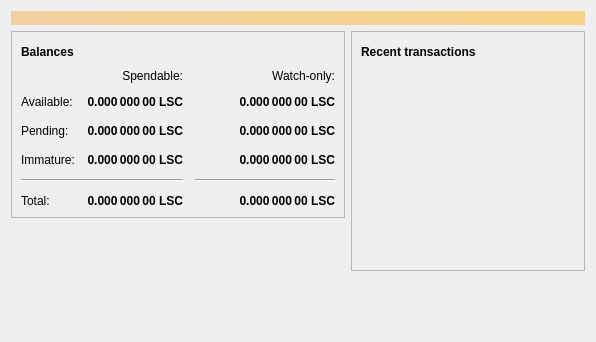
<?xml version="1.0" encoding="UTF-8"?>
<ui version="4.0">
 <class>OverviewPage</class>
 <widget class="QWidget" name="OverviewPage">
  <property name="geometry">
   <rect>
    <x>0</x>
    <y>0</y>
    <width>596</width>
    <height>342</height>
   </rect>
  </property>
  <property name="windowTitle">
   <string>Form</string>
  </property>
  <layout class="QVBoxLayout" name="topLayout">
   <item>
    <widget class="QLabel" name="labelAlerts">
     <property name="visible">
      <bool>false</bool>
     </property>
     <property name="styleSheet">
      <string notr="true">QLabel { background-color: qlineargradient(x1: 0, y1: 0, x2: 1, y2: 0, stop:0 #F0D0A0, stop:1 #F8D488); color:#000000; }</string>
     </property>
     <property name="wordWrap">
      <bool>true</bool>
     </property>
     <property name="margin">
      <number>3</number>
     </property>
     <property name="textInteractionFlags">
      <set>Qt::TextSelectableByMouse</set>
     </property>
    </widget>
   </item>
   <item>
    <layout class="QHBoxLayout" name="horizontalLayout" stretch="1,1">
     <item>
      <layout class="QVBoxLayout" name="verticalLayout_2">
       <item>
        <widget class="QFrame" name="frame">
         <property name="frameShape">
          <enum>QFrame::StyledPanel</enum>
         </property>
         <property name="frameShadow">
          <enum>QFrame::Raised</enum>
         </property>
         <layout class="QVBoxLayout" name="verticalLayout_4">
          <item>
           <layout class="QHBoxLayout" name="horizontalLayout_4">
            <item>
             <widget class="QLabel" name="label_5">
              <property name="font">
               <font>
                <weight>75</weight>
                <bold>true</bold>
               </font>
              </property>
              <property name="text">
               <string>Balances</string>
              </property>
             </widget>
            </item>
            <item>
             <widget class="QPushButton" name="labelWalletStatus">
              <property name="enabled">
               <bool>true</bool>
              </property>
              <property name="maximumSize">
               <size>
                <width>30</width>
                <height>16777215</height>
               </size>
              </property>
              <property name="toolTip">
               <string>The displayed information may be out of date. Your wallet automatically synchronizes with the Lissomcoin network after a connection is established, but this process has not completed yet.</string>
              </property>
              <property name="text">
               <string/>
              </property>
              <property name="icon">
               <iconset resource="../bitcoin.qrc">
                <normaloff>:/icons/warning</normaloff>
                <disabledoff>:/icons/warning</disabledoff>:/icons/warning</iconset>
              </property>
              <property name="iconSize">
               <size>
                <width>24</width>
                <height>24</height>
               </size>
              </property>
              <property name="flat">
               <bool>true</bool>
              </property>
             </widget>
            </item>
            <item>
             <spacer name="horizontalSpacer_3">
              <property name="orientation">
               <enum>Qt::Horizontal</enum>
              </property>
              <property name="sizeHint" stdset="0">
               <size>
                <width>40</width>
                <height>20</height>
               </size>
              </property>
             </spacer>
            </item>
           </layout>
          </item>
          <item>
           <layout class="QGridLayout" name="gridLayout">
            <property name="spacing">
             <number>12</number>
            </property>
            <item row="2" column="2">
             <widget class="QLabel" name="labelWatchPending">
              <property name="font">
               <font>
                <weight>75</weight>
                <bold>true</bold>
               </font>
              </property>
              <property name="cursor">
               <cursorShape>IBeamCursor</cursorShape>
              </property>
              <property name="toolTip">
               <string>Unconfirmed transactions to watch-only addresses</string>
              </property>
              <property name="text">
               <string notr="true">0.000 000 00 LSC</string>
              </property>
              <property name="alignment">
               <set>Qt::AlignRight|Qt::AlignTrailing|Qt::AlignVCenter</set>
              </property>
              <property name="textInteractionFlags">
               <set>Qt::LinksAccessibleByMouse|Qt::TextSelectableByKeyboard|Qt::TextSelectableByMouse</set>
              </property>
             </widget>
            </item>
            <item row="2" column="1">
             <widget class="QLabel" name="labelUnconfirmed">
              <property name="font">
               <font>
                <weight>75</weight>
                <bold>true</bold>
               </font>
              </property>
              <property name="cursor">
               <cursorShape>IBeamCursor</cursorShape>
              </property>
              <property name="toolTip">
               <string>Total of transactions that have yet to be confirmed, and do not yet count toward the spendable balance</string>
              </property>
              <property name="text">
               <string notr="true">0.000 000 00 LSC</string>
              </property>
              <property name="alignment">
               <set>Qt::AlignRight|Qt::AlignTrailing|Qt::AlignVCenter</set>
              </property>
              <property name="textInteractionFlags">
               <set>Qt::LinksAccessibleByMouse|Qt::TextSelectableByKeyboard|Qt::TextSelectableByMouse</set>
              </property>
             </widget>
            </item>
            <item row="3" column="2">
             <widget class="QLabel" name="labelWatchImmature">
              <property name="font">
               <font>
                <weight>75</weight>
                <bold>true</bold>
               </font>
              </property>
              <property name="cursor">
               <cursorShape>IBeamCursor</cursorShape>
              </property>
              <property name="toolTip">
               <string>Mined balance in watch-only addresses that has not yet matured</string>
              </property>
              <property name="text">
               <string notr="true">0.000 000 00 LSC</string>
              </property>
              <property name="alignment">
               <set>Qt::AlignRight|Qt::AlignTrailing|Qt::AlignVCenter</set>
              </property>
              <property name="textInteractionFlags">
               <set>Qt::LinksAccessibleByMouse|Qt::TextSelectableByKeyboard|Qt::TextSelectableByMouse</set>
              </property>
             </widget>
            </item>
            <item row="4" column="0" colspan="2">
             <widget class="Line" name="line">
              <property name="orientation">
               <enum>Qt::Horizontal</enum>
              </property>
             </widget>
            </item>
            <item row="4" column="2">
             <widget class="Line" name="lineWatchBalance">
              <property name="sizePolicy">
               <sizepolicy hsizetype="Preferred" vsizetype="Fixed">
                <horstretch>0</horstretch>
                <verstretch>0</verstretch>
               </sizepolicy>
              </property>
              <property name="minimumSize">
               <size>
                <width>140</width>
                <height>0</height>
               </size>
              </property>
              <property name="orientation">
               <enum>Qt::Horizontal</enum>
              </property>
             </widget>
            </item>
            <item row="5" column="0">
             <widget class="QLabel" name="labelTotalText">
              <property name="text">
               <string>Total:</string>
              </property>
             </widget>
            </item>
            <item row="3" column="1">
             <widget class="QLabel" name="labelImmature">
              <property name="font">
               <font>
                <weight>75</weight>
                <bold>true</bold>
               </font>
              </property>
              <property name="cursor">
               <cursorShape>IBeamCursor</cursorShape>
              </property>
              <property name="toolTip">
               <string>Mined balance that has not yet matured</string>
              </property>
              <property name="text">
               <string notr="true">0.000 000 00 LSC</string>
              </property>
              <property name="alignment">
               <set>Qt::AlignRight|Qt::AlignTrailing|Qt::AlignVCenter</set>
              </property>
              <property name="textInteractionFlags">
               <set>Qt::LinksAccessibleByMouse|Qt::TextSelectableByKeyboard|Qt::TextSelectableByMouse</set>
              </property>
             </widget>
            </item>
            <item row="2" column="3">
             <spacer name="horizontalSpacer_2">
              <property name="orientation">
               <enum>Qt::Horizontal</enum>
              </property>
              <property name="sizeHint" stdset="0">
               <size>
                <width>40</width>
                <height>20</height>
               </size>
              </property>
             </spacer>
            </item>
            <item row="3" column="0">
             <widget class="QLabel" name="labelImmatureText">
              <property name="text">
               <string>Immature:</string>
              </property>
             </widget>
            </item>
            <item row="5" column="1">
             <widget class="QLabel" name="labelTotal">
              <property name="font">
               <font>
                <weight>75</weight>
                <bold>true</bold>
               </font>
              </property>
              <property name="cursor">
               <cursorShape>IBeamCursor</cursorShape>
              </property>
              <property name="toolTip">
               <string>Your current total balance</string>
              </property>
              <property name="text">
               <string notr="true">0.000 000 00 LSC</string>
              </property>
              <property name="alignment">
               <set>Qt::AlignRight|Qt::AlignTrailing|Qt::AlignVCenter</set>
              </property>
              <property name="textInteractionFlags">
               <set>Qt::LinksAccessibleByMouse|Qt::TextSelectableByKeyboard|Qt::TextSelectableByMouse</set>
              </property>
             </widget>
            </item>
            <item row="5" column="2">
             <widget class="QLabel" name="labelWatchTotal">
              <property name="font">
               <font>
                <weight>75</weight>
                <bold>true</bold>
               </font>
              </property>
              <property name="cursor">
               <cursorShape>IBeamCursor</cursorShape>
              </property>
              <property name="toolTip">
               <string>Current total balance in watch-only addresses</string>
              </property>
              <property name="text">
               <string notr="true">0.000 000 00 LSC</string>
              </property>
              <property name="alignment">
               <set>Qt::AlignRight|Qt::AlignTrailing|Qt::AlignVCenter</set>
              </property>
              <property name="textInteractionFlags">
               <set>Qt::LinksAccessibleByMouse|Qt::TextSelectableByKeyboard|Qt::TextSelectableByMouse</set>
              </property>
             </widget>
            </item>
            <item row="0" column="2">
             <widget class="QLabel" name="labelWatchonly">
              <property name="text">
               <string>Watch-only:</string>
              </property>
              <property name="alignment">
               <set>Qt::AlignRight|Qt::AlignTrailing|Qt::AlignVCenter</set>
              </property>
             </widget>
            </item>
            <item row="1" column="0">
             <widget class="QLabel" name="labelBalanceText">
              <property name="text">
               <string>Available:</string>
              </property>
             </widget>
            </item>
            <item row="1" column="1">
             <widget class="QLabel" name="labelBalance">
              <property name="font">
               <font>
                <weight>75</weight>
                <bold>true</bold>
               </font>
              </property>
              <property name="cursor">
               <cursorShape>IBeamCursor</cursorShape>
              </property>
              <property name="toolTip">
               <string>Your current spendable balance</string>
              </property>
              <property name="text">
               <string notr="true">0.000 000 00 LSC</string>
              </property>
              <property name="alignment">
               <set>Qt::AlignRight|Qt::AlignTrailing|Qt::AlignVCenter</set>
              </property>
              <property name="textInteractionFlags">
               <set>Qt::LinksAccessibleByMouse|Qt::TextSelectableByKeyboard|Qt::TextSelectableByMouse</set>
              </property>
             </widget>
            </item>
            <item row="1" column="2">
             <widget class="QLabel" name="labelWatchAvailable">
              <property name="font">
               <font>
                <weight>75</weight>
                <bold>true</bold>
               </font>
              </property>
              <property name="cursor">
               <cursorShape>IBeamCursor</cursorShape>
              </property>
              <property name="toolTip">
               <string>Your current balance in watch-only addresses</string>
              </property>
              <property name="text">
               <string notr="true">0.000 000 00 LSC</string>
              </property>
              <property name="alignment">
               <set>Qt::AlignRight|Qt::AlignTrailing|Qt::AlignVCenter</set>
              </property>
              <property name="textInteractionFlags">
               <set>Qt::LinksAccessibleByMouse|Qt::TextSelectableByKeyboard|Qt::TextSelectableByMouse</set>
              </property>
             </widget>
            </item>
            <item row="2" column="0">
             <widget class="QLabel" name="labelPendingText">
              <property name="text">
               <string>Pending:</string>
              </property>
             </widget>
            </item>
            <item row="0" column="1">
             <widget class="QLabel" name="labelSpendable">
              <property name="text">
               <string>Spendable:</string>
              </property>
              <property name="alignment">
               <set>Qt::AlignRight|Qt::AlignTrailing|Qt::AlignVCenter</set>
              </property>
             </widget>
            </item>
           </layout>
          </item>
         </layout>
        </widget>
       </item>
       <item>
        <spacer name="verticalSpacer">
         <property name="orientation">
          <enum>Qt::Vertical</enum>
         </property>
         <property name="sizeHint" stdset="0">
          <size>
           <width>20</width>
           <height>40</height>
          </size>
         </property>
        </spacer>
       </item>
      </layout>
     </item>
     <item>
      <layout class="QVBoxLayout" name="verticalLayout_3">
       <item>
        <widget class="QFrame" name="frame_2">
         <property name="frameShape">
          <enum>QFrame::StyledPanel</enum>
         </property>
         <property name="frameShadow">
          <enum>QFrame::Raised</enum>
         </property>
         <layout class="QVBoxLayout" name="verticalLayout">
          <item>
           <layout class="QHBoxLayout" name="horizontalLayout_2">
            <item>
             <widget class="QLabel" name="label_4">
              <property name="font">
               <font>
                <weight>75</weight>
                <bold>true</bold>
               </font>
              </property>
              <property name="text">
               <string>Recent transactions</string>
              </property>
             </widget>
            </item>
            <item>
             <widget class="QPushButton" name="labelTransactionsStatus">
              <property name="enabled">
               <bool>true</bool>
              </property>
              <property name="maximumSize">
               <size>
                <width>30</width>
                <height>16777215</height>
               </size>
              </property>
              <property name="toolTip">
               <string>The displayed information may be out of date. Your wallet automatically synchronizes with the Lissomcoin network after a connection is established, but this process has not completed yet.</string>
              </property>
              <property name="text">
               <string/>
              </property>
              <property name="icon">
               <iconset resource="../bitcoin.qrc">
                <normaloff>:/icons/warning</normaloff>
                <disabledoff>:/icons/warning</disabledoff>:/icons/warning</iconset>
              </property>
              <property name="iconSize">
               <size>
                <width>24</width>
                <height>24</height>
               </size>
              </property>
              <property name="flat">
               <bool>true</bool>
              </property>
             </widget>
            </item>
            <item>
             <spacer name="horizontalSpacer">
              <property name="orientation">
               <enum>Qt::Horizontal</enum>
              </property>
              <property name="sizeHint" stdset="0">
               <size>
                <width>40</width>
                <height>20</height>
               </size>
              </property>
             </spacer>
            </item>
           </layout>
          </item>
          <item>
           <widget class="QListView" name="listTransactions">
            <property name="styleSheet">
             <string notr="true">QListView { background: transparent; }</string>
            </property>
            <property name="frameShape">
             <enum>QFrame::NoFrame</enum>
            </property>
            <property name="verticalScrollBarPolicy">
             <enum>Qt::ScrollBarAlwaysOff</enum>
            </property>
            <property name="horizontalScrollBarPolicy">
             <enum>Qt::ScrollBarAlwaysOff</enum>
            </property>
            <property name="selectionMode">
             <enum>QAbstractItemView::NoSelection</enum>
            </property>
           </widget>
          </item>
         </layout>
        </widget>
       </item>
       <item>
        <spacer name="verticalSpacer_2">
         <property name="orientation">
          <enum>Qt::Vertical</enum>
         </property>
         <property name="sizeHint" stdset="0">
          <size>
           <width>20</width>
           <height>40</height>
          </size>
         </property>
        </spacer>
       </item>
      </layout>
     </item>
    </layout>
   </item>
  </layout>
 </widget>
 <resources/>
 <connections/>
</ui>
